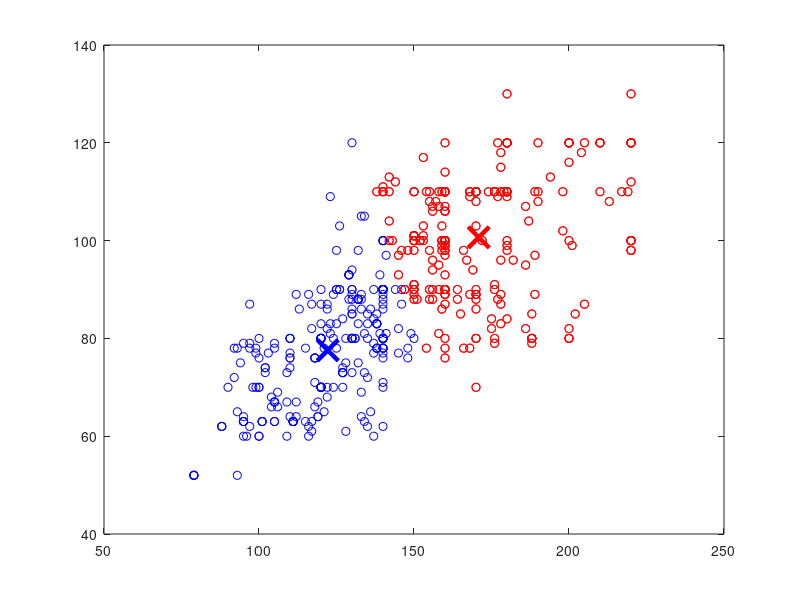

Source code (MATLAB):
load strokesample.dat  
[centers,U] = fcm(strokesample,2);
maxU = max(U);
index1 = find(U(1,:) == maxU);
index2 = find(U(2,:) == maxU);

attribute1 = 1
attribute2 = 2

plot(centers(2,attribute1),centers(2,attribute2),'xr','MarkerSize',15,'LineWidth',3)
plot(strokesample(index1,attribute1),strokesample(index1,attribute2),'ob')
hold on
plot(strokesample(index2,attribute1),strokesample(index2,attribute2),'or')
plot(centers(1,attribute1),centers(1,attribute2),'xb','MarkerSize',15,'LineWidth',3)
plot(centers(2,attribute1),centers(2,attribute2),'xr','MarkerSize',15,'LineWidth',3)
%hold offplot(strokesample(index1,attribute1),strokesample(index1,attribute2),'ob')
%hold on
plot(strokesample(index2,attribute1),strokesample(index2,attribute2),'or')
plot(centers(1,attribute1),centers(1,attribute2),'xb','MarkerSize',15,'LineWidth',3)
plot(centers(2,attribute1),centers(2,attribute2),'xr','MarkerSize',15,'LineWidth',3)
hold off
